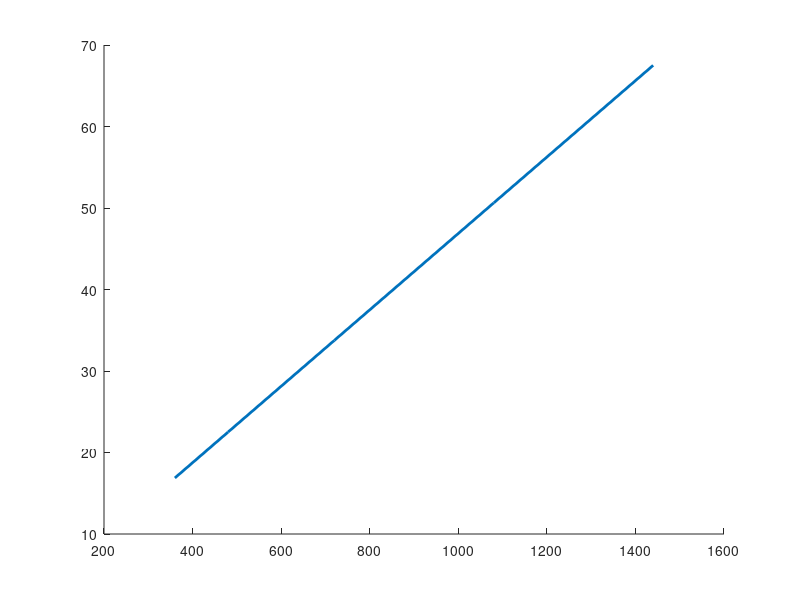

Here is the MATLAB script that generated this plot: (Note: this script raises an error after producing the figure.)
clc
clear all


%% Computer Vision
    
    % Latency
    % Time required to send one image of varying size to ground station.
    byte_per_pixel = 3;
    suggested_bandwidth = 64; %kB/s
    figure()
    hold on
    image_size = [360, 480, 720, 1080, 1440];
    packet_size = image_size .* 1 .* byte_per_pixel ./ 1000; %kB
    latency = 1000*packet_size./suggested_bandwidth; %ms
    plot(image_size,latency,'LineWidth',2)
    scatter(image_size,latency,'f','LineWidth',2)
    text(image_size, latency, sprintfc(' %.3f',latency),'Vert','top', 'FontSize',11)
    xlabel('Image size (p)')
    ylabel('Latency (ms)')
    title('Latency of Transmitting an Image at Various Sizes')

    % Throughput Required.
    % Amount of throughput required by the communication in order to
    % satisfy the fps for various image qualities.
    frames = 1:30;
    figure()
    hold on
    for image_size = [360, 480, 720, 1080, 1440]
       packet_size = image_size .* frames .* byte_per_pixel ./ 1000; %kB
       plot(frames, frames * image_size * byte_per_pixel / 1000, "LineWidth", 2)
    end
    xlabel('Frames Per Second')
    ylabel('KB/S')
    title('Required Communication Throughput required for various image trasnfer rates')
    legend('360p', '480p', '720p', '1080p', '1440')

%% Motion Planning:
    
    % Latency®
    % Time required to send one UAS state of varying size to ground station.
    n = 50;
    packet_size = (48:n*96)./1000; %kB
    latency = 1000*packet_size./suggested_bandwidth; %ms
    figure()
    hold on
    plot(packet_size,latency,'LineWidth',2)
    scatter([min(packet_size), max(packet_size)],[min(latency), max(latency)],'f','LineWidth',2)
    text([min(packet_size), max(packet_size)], [min(latency), max(latency)], sprintfc(' %.2f',[min(latency), max(latency)]),'Vert','top', 'FontSize',11)
    xlabel('Packet Size (kB)')
    ylabel('Latency (ms)')
    title('Latency of Transmitting a Path')

    % Throughput Required.
    % Amount of throughput required by the communication in order to
    % satisfy the state update per second for various state sizes.
    updates_per_second = 1:30;
    figure()
    hold on
    for packet_size = [48 /1000, 96 / 1000, 2 * 98 /1000, 3 * 98 / 1000]
       plot(frames, frames * packet_size, "LineWidth", 2)
    end
    xlabel('Updates Per Second')
    ylabel('KB/S')
    title('Required Communication Throughput required for various state trasnfer rates')
    legend('48 byte state', '96 byte state', '2 * 96 byte state', '3 * 96 byte state')
